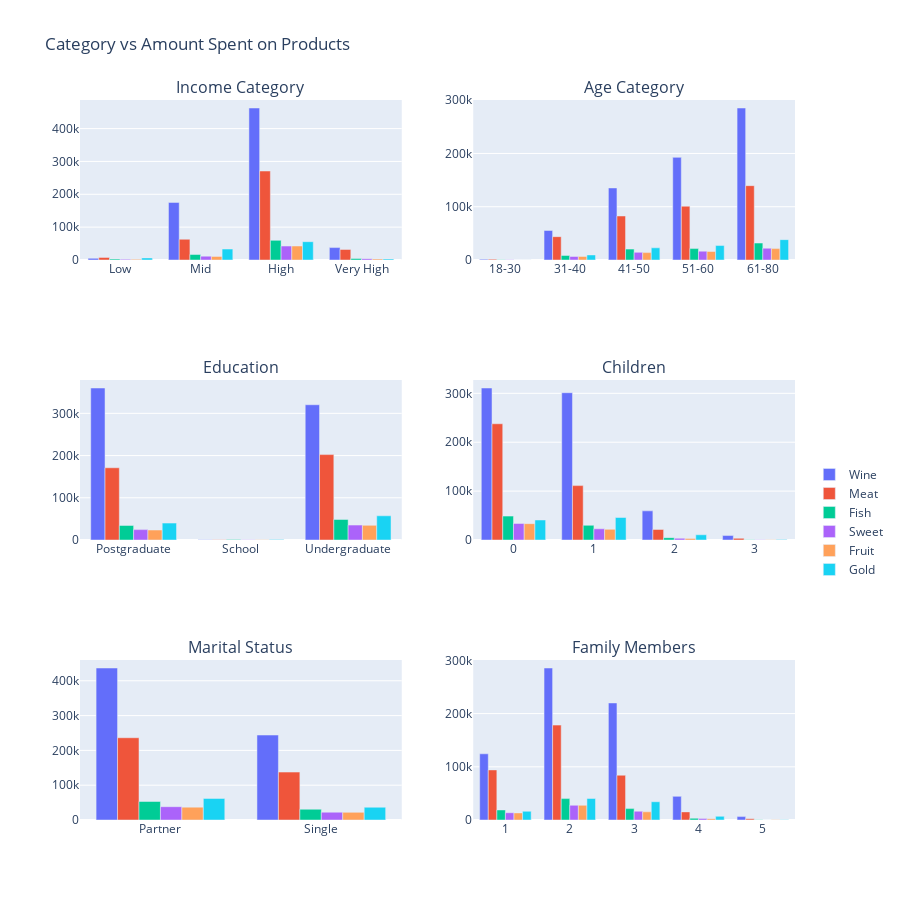

Source (notebook cell):
### Markdown cell above
**Analysis of Supermarket Product Sales**

**Key Insights**
1. **`Top-Selling Products`**:
   - **Wine** is the dominant product, contributing **50.2%** of total sales with **680,816** units sold.
   - **Meat** is the second most popular product, accounting for **27.6%** of sales with **373,968** units sold.
2. **`Low-Selling Products`**:
   - **Fruit** (**58,917 units**, **4.34%**) and **Sweet** (**60,621 units**, **4.71%**) are the least purchased items.
   - **Fish** (**84,057 units**, **6.19%**) and **Gold** (**98,609 units**, **7.27%**) also contribute minimally compared to Wine and Meat.

**Recommendations**
1. **`Focus on Wine and Meat`**:
   - Maintain strong promotions and ensure consistent availability to capitalize on their high demand.
   - Explore opportunities for bundling Wine with complementary products (e.g., Meat or Cheese).
2. **`Boost Low-Selling Products`**:
   - Improve the visibility and marketing of Fruits, Sweets, and Fish through in-store displays or discounts.
   - Identify and address barriers, such as **quality issues**, **pricing**, or **lack of consumer interest**, for these products.
3. **`Expand Product-Specific Campaigns`**:
   - Launch targeted campaigns for Gold during festive or special occasions, leveraging its perceived premium value.
   - Introduce promotional events like “Fresh Fish Fridays” or “Sweet Treat Discounts” to stimulate interest in underperforming categories.

**Conclusion**
Wine and Meat dominate the sales, while other products like Fruits, Sweets, and Fish need strategic interventions to enhance their contribution to overall sales. Tailored marketing campaigns and improved product positioning can maximize revenue opportunities across all categories.

### Code cell
# Preparing categories for analysis
categories_to_plot = {
    'Income Category': df.groupby('Income_Category', observed=False)[['Wine', 'Meat', 'Fish', 'Sweet', 'Fruit', 'Gold']].sum(),
    'Age Category': df.groupby(pd.cut(df['Age'], bins=[18, 30, 40, 50, 60, 80], labels=['18-30', '31-40', '41-50', '51-60', '61-80']), observed=False)[['Wine', 'Meat', 'Fish', 'Sweet', 'Fruit', 'Gold']].sum(),
    'Education': df.groupby('Education', observed=False)[['Wine', 'Meat', 'Fish', 'Sweet', 'Fruit', 'Gold']].sum(),
    'Children': df.groupby('Children', observed=False)[['Wine', 'Meat', 'Fish', 'Sweet', 'Fruit', 'Gold']].sum(),
    'Marital Status': df.groupby('Marital_Status', observed=False)[['Wine', 'Meat', 'Fish', 'Sweet', 'Fruit', 'Gold']].sum(),
    'Family Members': df.groupby('Family_Members', observed=False)[['Wine', 'Meat', 'Fish', 'Sweet', 'Fruit', 'Gold']].sum()
}

# Creating a subplot for all categories including Spending Level
fig = make_subplots(rows=3, cols=2, subplot_titles=list(categories_to_plot.keys()))

# Define custom colors for each product
colors = ['#636EFA', '#EF553B', '#00CC96', '#AB63FA', '#FFA15A', '#19D3F3']

# Plot each category in a subplot
for i, (category_name, category_data) in enumerate(categories_to_plot.items()):
    row = i // 2 + 1
    col = i % 2 + 1
    for j, product in enumerate(category_data.columns):
        fig.add_trace(
            go.Bar(
                x=category_data.index,
                y=category_data[product],
                name=product,
                marker=dict(color=colors[j]),
                showlegend=(i == 0) 
            ),
            row=row,
            col=col
        )

# Update layout
fig.update_layout(
    title_text='Category vs Amount Spent on Products',
    height=900,
    legend=dict(
        yanchor="top",
        y=0.5,
        xanchor="left",
        x=1.02
    )
)
fig.show()

### Figure 1 — Plotly figure (JSON) as saved in the notebook; plotly's stock layout.template omitted (floating-point values rounded to 4 significant figures)
{"data": [{"marker": {"color": "#636EFA"}, "name": "Wine", "showlegend": true, "type": "bar", "x": ["Low", "Mid", "High", "Very High"], "xaxis": "x", "y": [5099, 175249, 462659, 37809], "yaxis": "y"}, {"marker": {"color": "#EF553B"}, "name": "Meat", "showlegend": true, "type": "bar", "x": ["Low", "Mid", "High", "Very High"], "xaxis": "x", "y": [7941, 63151, 270808, 32068], "yaxis": "y"}, {"marker": {"color": "#00CC96"}, "name": "Fish", "showlegend": true, "type": "bar", "x": ["Low", "Mid", "High", "Very High"], "xaxis": "x", "y": [2964, 16670, 59772, 4651], "yaxis": "y"}, {"marker": {"color": "#AB63FA"}, "name": "Sweet", "showlegend": true, "type": "bar", "x": ["Low", "Mid", "High", "Very High"], "xaxis": "x", "y": [2290, 11727, 42468, 4136], "yaxis": "y"}, {"marker": {"color": "#FFA15A"}, "name": "Fruit", "showlegend": true, "type": "bar", "x": ["Low", "Mid", "High", "Very High"], "xaxis": "x", "y": [2126, 10984, 42621, 3186], "yaxis": "y"}, {"marker": {"color": "#19D3F3"}, "name": "Gold", "showlegend": true, "type": "bar", "x": ["Low", "Mid", "High", "Very High"], "xaxis": "x", "y": [6288, 33364, 55735, 3222], "yaxis": "y"}, {"marker": {"color": "#636EFA"}, "name": "Wine", "showlegend": false, "type": "bar", "x": ["18-30", "31-40", "41-50", "51-60", "61-80"], "xaxis": "x2", "y": [1424, 55480, 135284, 192663, 285350], "yaxis": "y2"}, {"marker": {"color": "#EF553B"}, "name": "Meat", "showlegend": false, "type": "bar", "x": ["18-30", "31-40", "41-50", "51-60", "61-80"], "xaxis": "x2", "y": [1631, 43807, 82611, 101012, 139551], "yaxis": "y2"}, {"marker": {"color": "#00CC96"}, "name": "Fish", "showlegend": false, "type": "bar", "x": ["18-30", "31-40", "41-50", "51-60", "61-80"], "xaxis": "x2", "y": [270, 8594, 20417, 21434, 31832], "yaxis": "y2"}, {"marker": {"color": "#AB63FA"}, "name": "Sweet", "showlegend": false, "type": "bar", "x": ["18-30", "31-40", "41-50", "51-60", "61-80"], "xaxis": "x2", "y": [293, 6648, 14338, 16568, 22147], "yaxis": "y2"}, {"marker": {"color": "#FFA15A"}, "name": "Fruit", "showlegend": false, "type": "bar", "x": ["18-30", "31-40", "41-50", "51-60", "61-80"], "xaxis": "x2", "y": [117, 6664, 13892, 15971, 21384], "yaxis": "y2"}, {"marker": {"color": "#19D3F3"}, "name": "Gold", "showlegend": false, "type": "bar", "x": ["18-30", "31-40", "41-50", "51-60", "61-80"], "xaxis": "x2", "y": [209, 9485, 22874, 27110, 38217], "yaxis": "y2"}, {"marker": {"color": "#636EFA"}, "name": "Wine", "showlegend": false, "type": "bar", "x": ["Postgraduate", "School", "Undergraduate"], "xaxis": "x3", "y": [360054, 391, 320371], "yaxis": "y3"}, {"marker": {"color": "#EF553B"}, "name": "Meat", "showlegend": false, "type": "bar", "x": ["Postgraduate", "School", "Undergraduate"], "xaxis": "x3", "y": [171066, 618, 202284], "yaxis": "y3"}, {"marker": {"color": "#00CC96"}, "name": "Fish", "showlegend": false, "type": "bar", "x": ["Postgraduate", "School", "Undergraduate"], "xaxis": "x3", "y": [34506, 921, 48630], "yaxis": "y3"}, {"marker": {"color": "#AB63FA"}, "name": "Sweet", "showlegend": false, "type": "bar", "x": ["Postgraduate", "School", "Undergraduate"], "xaxis": "x3", "y": [24616, 654, 35351], "yaxis": "y3"}, {"marker": {"color": "#FFA15A"}, "name": "Fruit", "showlegend": false, "type": "bar", "x": ["Postgraduate", "School", "Undergraduate"], "xaxis": "x3", "y": [23634, 600, 34683], "yaxis": "y3"}, {"marker": {"color": "#19D3F3"}, "name": "Gold", "showlegend": false, "type": "bar", "x": ["Postgraduate", "School", "Undergraduate"], "xaxis": "x3", "y": [40069, 1233, 57307], "yaxis": "y3"}, {"marker": {"color": "#636EFA"}, "name": "Wine", "showlegend": false, "type": "bar", "x": [0, 1, 2, 3], "xaxis": "x4", "y": [310901, 301222, 59610, 9083], "yaxis": "y4"}, {"marker": {"color": "#EF553B"}, "name": "Meat", "showlegend": false, "type": "bar", "x": [0, 1, 2, 3], "xaxis": "x4", "y": [237725, 111253, 21597, 3393], "yaxis": "y4"}, {"marker": {"color": "#00CC96"}, "name": "Fish", "showlegend": false, "type": "bar", "x": [0, 1, 2, 3], "xaxis": "x4", "y": [48837, 30051, 4794, 375], "yaxis": "y4"}, {"marker": {"color": "#AB63FA"}, "name": "Sweet", "showlegend": false, "type": "bar", "x": [0, 1, 2, 3], "xaxis": "x4", "y": [33853, 22893, 3524, 351], "yaxis": "y4"}, {"marker": {"color": "#FFA15A"}, "name": "Fruit", "showlegend": false, "type": "bar", "x": [0, 1, 2, 3], "xaxis": "x4", "y": [33404, 21830, 3317, 366], "yaxis": "y4"}, {"marker": {"color": "#19D3F3"}, "name": "Gold", "showlegend": false, "type": "bar", "x": [0, 1, 2, 3], "xaxis": "x4", "y": [40927, 45994, 10702, 986], "yaxis": "y4"}, {"marker": {"color": "#636EFA"}, "name": "Wine", "showlegend": false, "type": "bar", "x": ["Partner", "Single"], "xaxis": "x5", "y": [436710, 244106], "yaxis": "y5"}, {"marker": {"color": "#EF553B"}, "name": "Meat", "showlegend": false, "type": "bar", "x": ["Partner", "Single"], "xaxis": "x5", "y": [236329, 137639], "yaxis": "y5"}, {"marker": {"color": "#00CC96"}, "name": "Fish", "showlegend": false, "type": "bar", "x": ["Partner", "Single"], "xaxis": "x5", "y": [53184, 30873], "yaxis": "y5"}, {"marker": {"color": "#AB63FA"}, "name": "Sweet", "showlegend": false, "type": "bar", "x": ["Partner", "Single"], "xaxis": "x5", "y": [38221, 22400], "yaxis": "y5"}, {"marker": {"color": "#FFA15A"}, "name": "Fruit", "showlegend": false, "type": "bar", "x": ["Partner", "Single"], "xaxis": "x5", "y": [36938, 21979], "yaxis": "y5"}, {"marker": {"color": "#19D3F3"}, "name": "Gold", "showlegend": false, "type": "bar", "x": ["Partner", "Single"], "xaxis": "x5", "y": [61936, 36673], "yaxis": "y5"}, {"marker": {"color": "#636EFA"}, "name": "Wine", "showlegend": false, "type": "bar", "x": [1, 2, 3, 4, 5], "xaxis": "x6", "y": [124395, 285643, 219973, 44408, 6397], "yaxis": "y6"}, {"marker": {"color": "#EF553B"}, "name": "Meat", "showlegend": false, "type": "bar", "x": [1, 2, 3, 4, 5], "xaxis": "x6", "y": [94110, 178321, 84137, 15240, 2160], "yaxis": "y6"}, {"marker": {"color": "#00CC96"}, "name": "Fish", "showlegend": false, "type": "bar", "x": [1, 2, 3, 4, 5], "xaxis": "x6", "y": [18897, 40195, 21405, 3297, 263], "yaxis": "y6"}, {"marker": {"color": "#AB63FA"}, "name": "Sweet", "showlegend": false, "type": "bar", "x": [1, 2, 3, 4, 5], "xaxis": "x6", "y": [13653, 27685, 16477, 2648, 158], "yaxis": "y6"}, {"marker": {"color": "#FFA15A"}, "name": "Fruit", "showlegend": false, "type": "bar", "x": [1, 2, 3, 4, 5], "xaxis": "x6", "y": [13317, 27585, 15367, 2411, 237], "yaxis": "y6"}, {"marker": {"color": "#19D3F3"}, "name": "Gold", "showlegend": false, "type": "bar", "x": [1, 2, 3, 4, 5], "xaxis": "x6", "y": [16400, 40341, 34311, 6899, 658], "yaxis": "y6"}], "layout": {"annotations": [{"font": {"size": 16}, "showarrow": false, "text": "Income Category", "x": 0.225, "xanchor": "center", "xref": "paper", "y": 1, "yanchor": "bottom", "yref": "paper"}, {"font": {"size": 16}, "showarrow": false, "text": "Age Category", "x": 0.775, "xanchor": "center", "xref": "paper", "y": 1, "yanchor": "bottom", "yref": "paper"}, {"font": {"size": 16}, "showarrow": false, "text": "Education", "x": 0.225, "xanchor": "center", "xref": "paper", "y": 0.6111, "yanchor": "bottom", "yref": "paper"}, {"font": {"size": 16}, "showarrow": false, "text": "Children", "x": 0.775, "xanchor": "center", "xref": "paper", "y": 0.6111, "yanchor": "bottom", "yref": "paper"}, {"font": {"size": 16}, "showarrow": false, "text": "Marital Status", "x": 0.225, "xanchor": "center", "xref": "paper", "y": 0.2222, "yanchor": "bottom", "yref": "paper"}, {"font": {"size": 16}, "showarrow": false, "text": "Family Members", "x": 0.775, "xanchor": "center", "xref": "paper", "y": 0.2222, "yanchor": "bottom", "yref": "paper"}], "height": 900, "legend": {"x": 1.02, "xanchor": "left", "y": 0.5, "yanchor": "top"}, "title": {"text": "Category vs Amount Spent on Products"}, "xaxis": {"anchor": "y", "domain": [0, 0.45]}, "xaxis2": {"anchor": "y2", "domain": [0.55, 1]}, "xaxis3": {"anchor": "y3", "domain": [0, 0.45]}, "xaxis4": {"anchor": "y4", "domain": [0.55, 1]}, "xaxis5": {"anchor": "y5", "domain": [0, 0.45]}, "xaxis6": {"anchor": "y6", "domain": [0.55, 1]}, "yaxis": {"anchor": "x", "domain": [0.7778, 1]}, "yaxis2": {"anchor": "x2", "domain": [0.7778, 1]}, "yaxis3": {"anchor": "x3", "domain": [0.3889, 0.6111]}, "yaxis4": {"anchor": "x4", "domain": [0.3889, 0.6111]}, "yaxis5": {"anchor": "x5", "domain": [0, 0.2222]}, "yaxis6": {"anchor": "x6", "domain": [0, 0.2222]}}}
